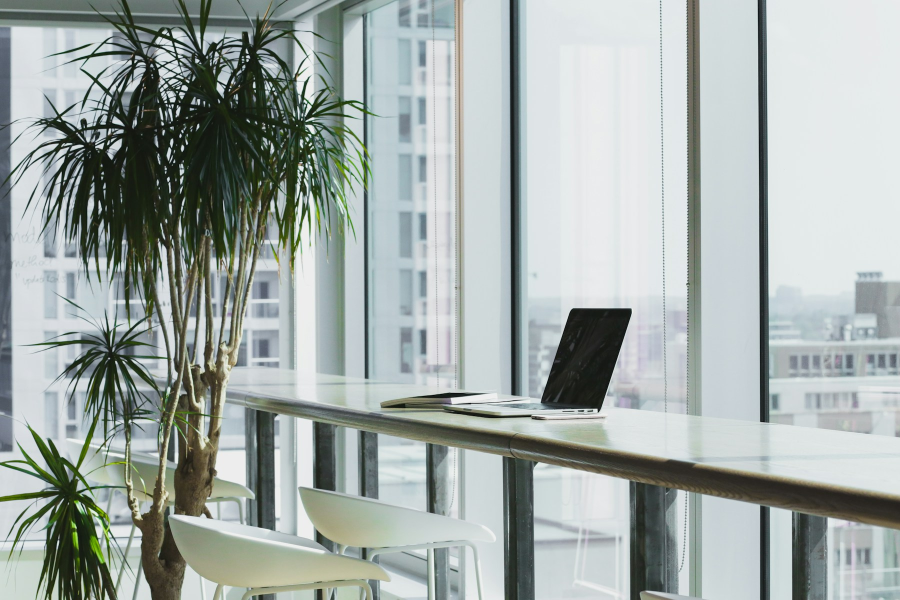
#> input picture lifeos/assets/backgrounds/originals/dashboard.jpg, 1800 x 1200 px (shown at 1/2 size); its folder holds 4 pictures in this run
$ python fetch_background_photos.py
#> lines starting #> are read from the running program, lines starting #| are printed output that depends on the picture
#> in main, image is the input picture: PIL image 1800x1200 RGB; mean R, G, B 161.8, 170.5, 167.4
"""Development-only download/grade step for locally bundled Unsplash photography.

Explicitly requested grayscale processing uses Pillow already installed by the
app. No personal records are read; the running app never invokes this script.
"""
import hashlib
import io
import json
import urllib.request
from datetime import date
from pathlib import Path
from PIL import Image,ImageOps

ROOT=Path(__file__).resolve().parents[1]/'lifeos'/'assets'/'backgrounds'
PHOTOS={
    'dashboard':('photo-1497215728101-856f4ea42174','Minimalist productivity workspace'),
    'dsa':('photo-1555066931-4365d14bab8c','Developer desk and code on a monitor'),
    'learning':('photo-1456513080510-7bf3a84b82f8','Books, notebook and laptop study workspace'),
    'research':('photo-1434030216411-0b793f4b4173','Research notes and computer workspace for NLP / ML'),
    'workout':('photo-1534438327276-14e5300c3a48','Gym equipment and training space'),
    'nutrition':('photo-1512621776951-a57141f2eefd','Balanced meal with vegetables and healthy food'),
    'planner':('photo-1506784365847-bbad939e9335','Calendar, notebook and pen'),
    'analytics':('photo-1551288049-bebda4e38f71','Computer display with charts and data'),
    'settings':('photo-1550684848-fac1c5b4e853','Subtle abstract material texture'),
}

def grade(image):
    image=ImageOps.exif_transpose(image)
    image=ImageOps.fit(image.convert('L'),(1600,1000),method=Image.Resampling.LANCZOS)
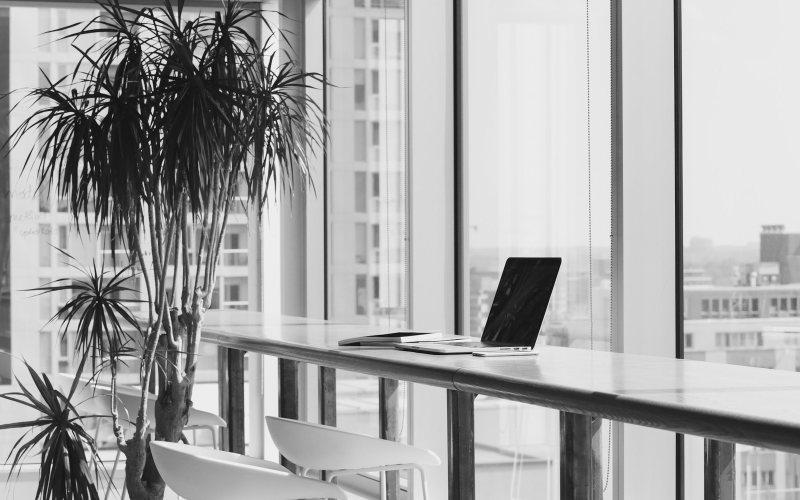
#> image: PIL image 1600x1000 L (shown at 1/2 size); min 0, max 254, mean 167.4
    image=ImageOps.autocontrast(image,cutoff=1)
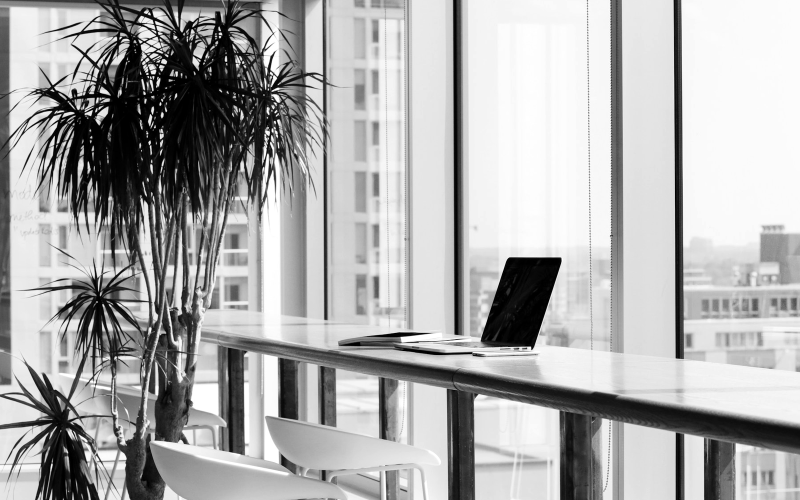
#> image: PIL image 1600x1000 L (shown at 1/2 size); min 0, max 255, mean 172
    # One shared low-key, film-like curve; keep highlights and subjects visible.
    return image.point([round(8+196*(v/255)**1.08) for v in range(256)])
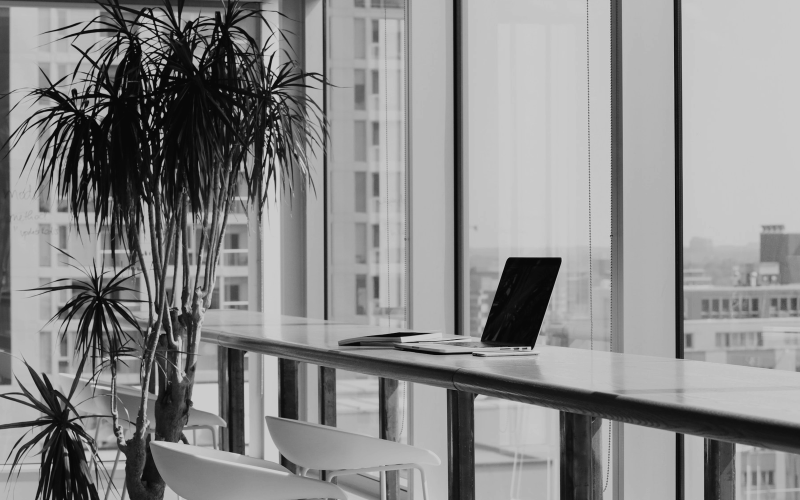
#> returned value: PIL image 1600x1000 L (shown at 1/2 size); min 8, max 204, mean 137.8

def main():
    original=ROOT/'originals'
    original.mkdir(parents=True,exist_ok=True)
    manifest={'license':'Unsplash License','license_url':'https://unsplash.com/license',
        'license_checked':date.today().isoformat(),
        'usage':'Bundled, transformed application backgrounds. Not sold as stock images or used to replicate a photo service.',
        'processing':'EXIF orientation; grayscale; 1600x1000 cover crop; 1% autocontrast; identical low-key tone curve (8..204); WebP quality 84. Runtime dark overlay is separate.',
        'photos':{}}
    for name,(identifier,subject) in PHOTOS.items():
        url=f'https://images.unsplash.com/{identifier}?auto=format&fit=crop&w=1800&q=88&fm=jpg'
        source=original/(name+'.jpg')
        if not source.exists():
            request=urllib.request.Request(url,headers={'User-Agent':'LifeOS-asset-preparation/1.0'})
            with urllib.request.urlopen(request,timeout=40) as response:
                data=response.read(10_000_000)
            Image.open(io.BytesIO(data)).verify()
            source.write_bytes(data)
        with Image.open(source) as image:
            graded=grade(image)
        target=ROOT/(name+'.webp')
        graded.save(target,'WEBP',quality=84,method=6)
        manifest['photos'][name]={'subject':subject,'source_url':url,'source_id':identifier,
            'original_sha256':hashlib.sha256(source.read_bytes()).hexdigest(),
            'processed_sha256':hashlib.sha256(target.read_bytes()).hexdigest(),
            'dimensions':list(graded.size),'original':'originals/'+source.name,'asset':target.name}
#> (the run stopped early here; a loop or call above may not have finished)
